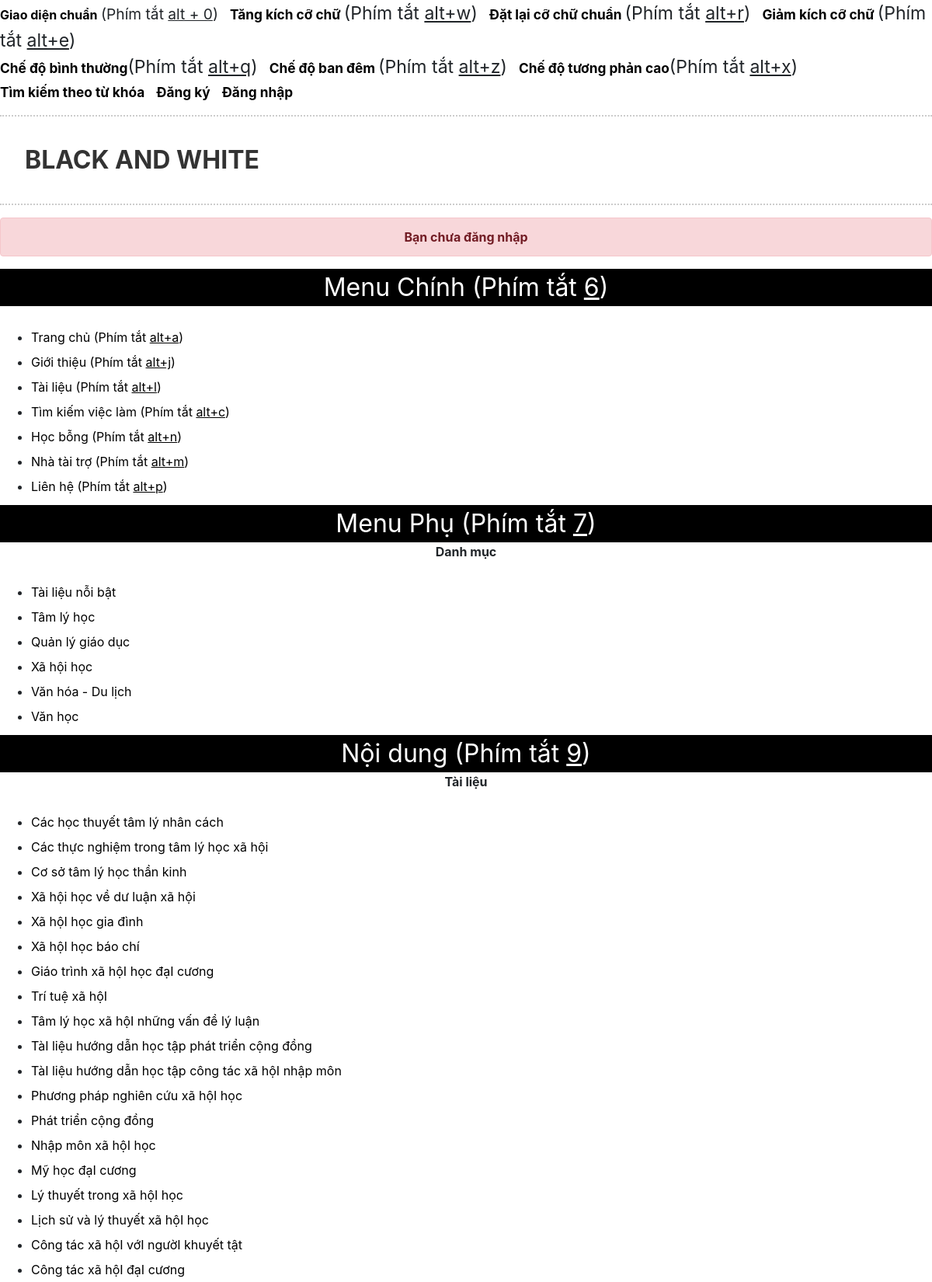
The page /aplus/index.php?page=tailieu (upper part) on the database its author committed.
### tables this page shows
CREATE TABLE `category` (
  `catid` int(10) NOT NULL,
  `catname` varchar(200) NOT NULL,
  `catnameseo` varchar(200) NOT NULL
);

CREATE TABLE `books` (
  `bookid` int(100) NOT NULL,
  `bookname` varchar(255) NOT NULL,
  `author` int(100) NOT NULL,
  `nxb` varchar(255) DEFAULT NULL,
  `year` int(100) DEFAULT NULL,
  `filename` varchar(255) NOT NULL,
  `link` text NOT NULL,
  `download` varchar(255) DEFAULT NULL,
  `des` text NOT NULL,
  `catid` int(10) NOT NULL,
  `spec` tinyint(1) NOT NULL,
  `credits` tinyint(1) NOT NULL COMMENT 'bản quyền'
);

### class/Db.class.php (called while the page is built, shortened)
<?php
class Db{
	private $conn = null;
	public function __construct()
	{
		$host ="mysql:host=". HOST."; dbname=". DB_NAME;
		try
		{
			$this->conn = new PDO($host, DB_USER, DB_PASS);
			$this->conn->query("set names 'utf8' ");
		}
		catch (PDOException $e)
		{
			echo "Không thể kết nối cơ sở dữ liệu";
		}
	}
	public function __destruct()
	{
		$this->conn = null;
	}
	private function query($sql, $arr = array(), $mode = PDO::FETCH_ASSOC)
	{
		$pre = $this->conn->prepare($sql);
		if(!$pre->execute($arr))
		{
			echo "Không thể thực thi"; exit;
		}
		return $pre->fetchAll($mode);
	}
	public function select($sql, $arr = array(), $mode = PDO::FETCH_ASSOC)
	{
		return $this->query($sql, $arr, $mode);
	}
}
?>

### aplus/inc/tailieu.php (the view)
<p style="text-align:center; font-weight:bolder;"> Tài liệu</p>
<ul>
  <?php
    $sql="SELECT * FROM books";
    $obj = new Db();
    $rows = $obj->select($sql);
    foreach ($rows as $row) {
  ?>
    <li><p class="itemmenuchinh"><a href="index.php?page=viewbook&id=<?php echo $row['bookid']; ?>"><?php echo $row['bookname']; ?></a></p></li>
    <?php } ?>
</ul>

### aplus/index.php (shortened to what this page needs)
<!DOCTYPE html>
<html>
  <head>
    <link
          rel="stylesheet" href="https://maxcdn.bootstrapcdn.com/bootstrap/4.0.0-alpha.6/css/bootstrap.min.css"
>
    <link rel="stylesheet" href="style.css">
  </head>
  <body onselectstart="return false" oncontextmenu="return false">
    <div class="fontset">
    <section>
      <div id="giaodientiepcan" class="binhthuong">
        <header>
          <div class="chucnangtop">
            <p class="tieudechucnangtop"><a href="http://blackandwhitelibrary.org">Giao diện chuẩn</a> <span class="font12">(Phím tắt <u>alt + 0</u>)<span class="cach"></span>
            <a class='increaseFont' style='cursor: pointer; cursor: hand;font-size: 0.9em;' title=''>Tăng kích cỡ chữ </a><span class="font12">(Phím tắt  <u>alt+w</u>)</span><span class="cach"></span>
            <a class='resetFont' style='cursor: pointer; cursor: hand;font-size: 0.9em;'>Đặt lại cỡ chữ chuẩn </a><span class="font12">(Phím tắt  <u>alt+r</u>)</span><span class="cach"></span>
            <a class='decreaseFont' style='cursor: pointer; cursor: hand;font-size: 0.9em;' title=''>Giảm kích cỡ chữ </a><span class="font12">(Phím tắt  <u>alt+e</u>)</span><span class="cach"></span><br>
            <a class='tieudechucnangtoptieudechucnangtop' style='cursor: pointer; cursor: hand;font-size: 0.9em;' title='' href="http://blackandwhitelibrary.org/aplus">Chế độ bình thường</a><span class="font12">(Phím tắt  <u>alt+q</u>)</span><span class="cach"></span>
            <a class='tieudechucnangtop' style='cursor: pointer; cursor: hand;font-size: 0.9em;' href="http://blackandwhitelibrary.org/night">Chế độ ban đêm </a><span class="font12">(Phím tắt  <u>alt+z</u>)</span><span class="cach"></span>
            <a class='tieudechucnangtop' style='cursor: pointer; cursor: hand;font-size: 0.9em;' title='' href="http://blackandwhitelibrary.org/hight">Chế độ tương phản cao</a><span class="font12">(Phím tắt  <u>alt+x</u>)</span><span class="cach"></span><br>
            <a class='tieudechucnangtop' style='cursor: pointer; cursor: hand;font-size: 0.9em;' title='' href="index.php?page=timkiemtukhoa#noidung">Tìm kiếm theo từ khóa</a><span class="cach"></span>
            <?php
              if(isset($_SESSION['bawuser'])){
            ?>
            <a class='tieudechucnangtop' style='cursor: pointer; cursor: hand;font-size: 0.9em;' title='' href="index.php?page=dangxuat#noidung">Đăng xuất</a><span class="cach"></span>
            <?php }else{ ?>
            <a class='tieudechucnangtop' style='cursor: pointer; cursor: hand;font-size: 0.9em;' title='' href="index.php?page=dangky#noidung">Đăng ký</a><span class="cach"></span>
            <a class='tieudechucnangtop' style='cursor: pointer; cursor: hand;font-size: 0.9em;' title='' href="index.php?page=dangnhap#noidung">Đăng nhập</a><span class="cach"></span>
            <?php } ?>
          </p>
          </div>
          <section><p class="vitrihientai">BLACK AND WHITE</p></section>
        </header>
        <?php
          if(isset($_SESSION['bawuser'])){
            $user = $_SESSION['bawuser'];
            $check = "SELECT * FROM users WHERE username='$user' AND confirm = 1";
            $obj = new Db();
            $obj->select($check);
            $dem = $obj->getRowCount();
            if($dem == 1){
            ?>
              <div class="alert alert-info text-sm-center" role="alert">
                <strong>Xin chào <?php echo $user; ?>,</strong> chúc bạn vui vẻ khi tham gia Black And White.
              </div>
              <?php
            }else{
              ?>
              <div class="alert alert-warning text-sm-center" role="alert">
                <strong>Xin chào <?php echo $user; ?>,</strong> bạn không phải người khiếm thị nên sẽ không xem được sách tại giao diện này, bạn xem được sách ở giao diện Bình Thường.
              </div>
              <?php
            }
          }else{
            ?>
            <div class="alert alert-danger text-sm-center" role="alert">
              <strong>Bạn chưa đăng nhập</strong>
            </div>
            <?php
          }
        ?>
        <div class="menuchinh" id="menuchinh">Menu Chính (Phím tắt <u>6</u>)</div>
        <ul>
          <li><p class="itemmenuchinh"><a href="index.php?page=trangchu">Trang chủ (Phím tắt <u>alt+a</u>)</a></p></li>
          <li><p class="itemmenuchinh"><a href="index.php?page=gioithieu">Giới thiệu (Phím tắt <u>alt+j</u>)</a></p></li>
          <li><p class="itemmenuchinh"><a href="index.php?page=tailieu">Tài liệu (Phím tắt <u>alt+l</u>)</a></p></li>
          <li><p class="itemmenuchinh"><a href="index.php?page=danhsachvieclam">Tìm kiếm việc làm (Phím tắt <u>alt+c</u>)</a></p></li>
          <li><p class="itemmenuchinh"><a href="index.php?page=danhsachhocbong">Học bỗng (Phím tắt <u>alt+n</u>)</a></p></li>
          <li><p class="itemmenuchinh"><a href="index.php?page=nhataitro">Nhà tài trợ (Phím tắt <u>alt+m</u>)</a></p></li>
          <li><p class="itemmenuchinh"><a href="index.php?page=lienhe">Liên hệ (Phím tắt <u>alt+p</u>)</a></p></li>
        </ul>
        <div class="menuchinh" id="menuchinh">Menu Phụ (Phím tắt <u>7</u>)</div>
        <p style="text-align:center; font-weight:bolder;"> Danh mục</p>
        <ul>
            <li><p class="itemmenuchinh"><a href="index.php?page=tailieunoibat">Tài liệu nỗi bật</a></p></li>
          <?php
                $sql="SELECT * FROM category ORDER BY catid ASC LIMIT 0,5";
                $obj = new Db();
                $rows = $obj->select($sql);
                foreach ($rows as $row) {
          ?>
            <li><p class="itemmenuchinh"><a href="index.php?page=viewcat&id=<?php echo $row['catid']; ?>"><?php echo $row['catname']; ?></a></p></li>
            <?php }  ?>
        </ul>
        <div class="menuchinh" id="menuchinh">Nội dung (Phím tắt <u>9</u>)</div>
        <?php
        if(isset($_GET['page'])){
          $page = $_GET['page'];
        }
        else $page = "";
        switch ($page) {
          case 'tailieu':
            require_once("inc/tailieu.php");
            break;
        }
        ?>
      </div>
      <br>
      <br>
      <br>
  </section>
    </div>
  </body>
</html>

### aplus/style.css (style rules this page uses)
.binhthuong .chucnangtop .tieudechucnangtop a { color:black;text-decoration: none;font-weight: bold;font-size: 1em; }
.chucnangtop span.cach { padding-right:0.5em; }
.font12 { font-size:1.2em; }
.binhthuong .vitrihientai { padding:1em 1em; margin:.5em 0; color:#333; font-size:2em; font-weight:bold; display:block; border-bottom:0.09em dotted #ccc; border-top:0.09em dotted #ccc;line-height:1.5em; }
.menuchinh { width:100%; text-align:center; background:black; color: white; font-size: 2em; height: 1.5em; }
ul li:first-child { margin-top:2em; }
ul li { line-height: 1em; }
.itemmenuchinh a { color:black; }

### rows shown on the page
category: catname "Tâm lý học"
category: catname "Quản lý giáo dục"
category: catname "Xã hội học"
category: catname "Văn hóa - Du lịch"
category: catname "Văn học"
books: bookname "Các học thuyết tâm lý nhân cách"
books: bookname "Các thực nghiệm trong tâm lý học xã hội"
books: bookname "Cơ sở tâm lý học thần kinh"
books: bookname "Xã hội học về dư luận xã hội"
books: bookname "Xã hộI học gia đình"
books: bookname "Xã hộI học báo chí"
books: bookname "Giáo trình xã hộI học đạI cương"
books: bookname "Trí tuệ xã hộI"
books: bookname "Tâm lý học xã hộI những vấn đề lý luận"
books: bookname "TàI liệu hướng dẫn học tập phát triển cộng đồng"
books: bookname "TàI liệu hướng dẫn học tập công tác xã hộI nhập môn"
books: bookname "Phương pháp nghiên cứu xã hộI học"
books: bookname "Phát triển cộng đồng"
books: bookname "Nhập môn xã hộI học"
books: bookname "Mỹ học đạI cương"
books: bookname "Lý thuyết trong xã hộI học"
books: bookname "Lịch sử và lý thuyết xã hộI học"
books: bookname "Công tác xã hộI vớI ngườI khuyết tật"
books: bookname "Công tác xã hộI đạI cương"
